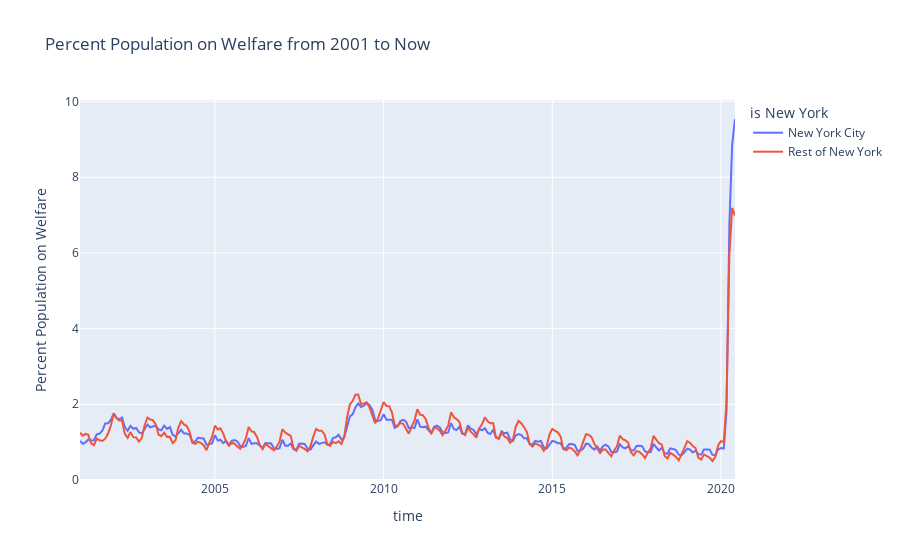

Write notebook code for a chart like this one.
### Markdown cell above
# Comparing Percent Population Over Time For New York City And The Rest Of New York

### Code cell
fig= px.line(new_data, x="time", y="Percent Population on Welfare", color='is New York',title="Percent Population on Welfare from 2001 to Now")
fig.show()
fig.write_image("newyorkpop.png")

### Figure 1 — Plotly figure (JSON) as saved in the notebook; plotly's stock layout.template omitted (floating-point values rounded to 4 significant figures; data arrays with more than 128 entries replaced by an {"elided": "..."} marker saying what was removed)
{"data": [{"hovertemplate": "is New York=New York City<br>time=%{x}<br>Percent Population on Welfare=%{y}<extra></extra>", "legendgroup": "New York City", "line": {"color": "#636efa", "dash": "solid"}, "mode": "lines", "name": "New York City", "orientation": "v", "showlegend": true, "type": "scatter", "x": {"elided": "234 str values"}, "xaxis": "x", "y": {"elided": "234 float values"}, "yaxis": "y"}, {"hovertemplate": "is New York=Rest of New York<br>time=%{x}<br>Percent Population on Welfare=%{y}<extra></extra>", "legendgroup": "Rest of New York", "line": {"color": "#EF553B", "dash": "solid"}, "mode": "lines", "name": "Rest of New York", "orientation": "v", "showlegend": true, "type": "scatter", "x": {"elided": "234 str values"}, "xaxis": "x", "y": {"elided": "234 float values"}, "yaxis": "y"}], "layout": {"legend": {"title": {"text": "is New York"}, "tracegroupgap": 0}, "title": {"text": "Percent Population on Welfare from 2001 to Now"}, "xaxis": {"anchor": "y", "domain": [0, 1], "title": {"text": "time"}}, "yaxis": {"anchor": "x", "domain": [0, 1], "title": {"text": "Percent Population on Welfare"}}}}
